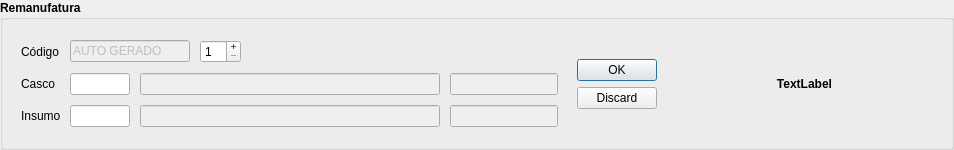
       <widget class="QGroupBox" name="horizontalGroupBox">
        <property name="maximumSize">
         <size>
          <width>16777215</width>
          <height>150</height>
         </size>
        </property>
        <property name="font">
         <font>
          <family>MS Shell Dlg 2</family>
          <pointsize>9</pointsize>
          <weight>75</weight>
          <bold>true</bold>
         </font>
        </property>
        <property name="title">
         <string>Remanufatura</string>
        </property>
        <property name="flat">
         <bool>false</bool>
        </property>
        <layout class="QHBoxLayout" name="horizontalLayout">
         <property name="spacing">
          <number>10</number>
         </property>
         <property name="leftMargin">
          <number>9</number>
         </property>
         <property name="rightMargin">
          <number>9</number>
         </property>
         <item>
          <widget class="QFrame" name="frameFormLayout_remanufatura">
           <property name="maximumSize">
            <size>
             <width>16777215</width>
             <height>16777215</height>
            </size>
           </property>
           <property name="font">
            <font>
             <family>MS Shell Dlg 2</family>
             <pointsize>9</pointsize>
             <weight>50</weight>
             <bold>false</bold>
            </font>
           </property>
           <layout class="QFormLayout" name="formLayout_5">
            <property name="labelAlignment">
             <set>Qt::AlignLeading|Qt::AlignLeft|Qt::AlignVCenter</set>
            </property>
            <property name="formAlignment">
             <set>Qt::AlignLeading|Qt::AlignLeft|Qt::AlignTop</set>
            </property>
            <property name="horizontalSpacing">
             <number>9</number>
            </property>
            <property name="verticalSpacing">
             <number>10</number>
            </property>
            <item row="0" column="0">
             <widget class="QLabel" name="label_codigo">
              <property name="text">
               <string>Código</string>
              </property>
             </widget>
            </item>
            <item row="0" column="1">
             <widget class="QFrame" name="horizontalFrame_4">
              <layout class="QHBoxLayout" name="horizontalLayout_2">
               <property name="spacing">
                <number>10</number>
               </property>
               <property name="sizeConstraint">
                <enum>QLayout::SetDefaultConstraint</enum>
               </property>
               <property name="leftMargin">
                <number>0</number>
               </property>
               <property name="topMargin">
                <number>0</number>
               </property>
               <property name="rightMargin">
                <number>0</number>
               </property>
               <property name="bottomMargin">
                <number>0</number>
               </property>
               <item>
                <widget class="QLineEdit" name="lineEdit">
                 <property name="enabled">
                  <bool>false</bool>
                 </property>
                 <property name="maximumSize">
                  <size>
                   <width>120</width>
                   <height>16777215</height>
                  </size>
                 </property>
                 <property name="text">
                  <string>AUTO GERADO</string>
                 </property>
                 <property name="maxLength">
                  <number>15</number>
                 </property>
                </widget>
               </item>
               <item>
                <widget class="QSpinBox" name="spinBox_quantidade">
                 <property name="maximumSize">
                  <size>
                   <width>50</width>
                   <height>16777215</height>
                  </size>
                 </property>
                 <property name="wrapping">
                  <bool>false</bool>
                 </property>
                 <property name="frame">
                  <bool>true</bool>
                 </property>
                 <property name="readOnly">
                  <bool>false</bool>
                 </property>
                 <property name="buttonSymbols">
                  <enum>QAbstractSpinBox::PlusMinus</enum>
                 </property>
                 <property name="specialValueText">
                  <string/>
                 </property>
                 <property name="showGroupSeparator" stdset="0">
                  <bool>false</bool>
                 </property>
                 <property name="minimum">
                  <number>1</number>
                 </property>
                </widget>
               </item>
               <item>
                <spacer name="horizontalSpacer">
                 <property name="orientation">
                  <enum>Qt::Horizontal</enum>
                 </property>
                 <property name="sizeHint" stdset="0">
                  <size>
                   <width>40</width>
                   <height>20</height>
                  </size>
                 </property>
                </spacer>
               </item>
              </layout>
             </widget>
            </item>
            <item row="1" column="0">
             <widget class="QLabel" name="label_casco">
              <property name="text">
               <string>Casco</string>
              </property>
             </widget>
            </item>
            <item row="1" column="1">
             <layout class="QHBoxLayout" name="horizontalLayout_casco">
              <property name="spacing">
               <number>10</number>
              </property>
              <item>
               <widget class="QLineEdit" name="lineEdit_casco_id">
                <property name="minimumSize">
                 <size>
                  <width>60</width>
                  <height>0</height>
                 </size>
                </property>
                <property name="maximumSize">
                 <size>
                  <width>60</width>
                  <height>16777215</height>
                 </size>
                </property>
                <property name="inputMask">
                 <string/>
                </property>
               </widget>
              </item>
              <item>
               <widget class="QLineEdit" name="lineEdit_casco">
                <property name="enabled">
                 <bool>false</bool>
                </property>
                <property name="minimumSize">
                 <size>
                  <width>300</width>
                  <height>0</height>
                 </size>
                </property>
               </widget>
              </item>
              <item>
               <widget class="QLineEdit" name="lineEdit_marca_casco">
                <property name="enabled">
                 <bool>false</bool>
                </property>
               </widget>
              </item>
             </layout>
            </item>
            <item row="2" column="0">
             <widget class="QLabel" name="label_insumo">
              <property name="text">
               <string>Insumo</string>
              </property>
             </widget>
            </item>
            <item row="2" column="1">
             <layout class="QHBoxLayout" name="horizontalLayout_insumo">
              <property name="spacing">
               <number>10</number>
              </property>
              <item>
               <widget class="QLineEdit" name="lineEdit_insumo_id">
                <property name="minimumSize">
                 <size>
                  <width>60</width>
                  <height>0</height>
                 </size>
                </property>
                <property name="maximumSize">
                 <size>
                  <width>60</width>
                  <height>16777215</height>
                 </size>
                </property>
                <property name="inputMask">
                 <string/>
                </property>
               </widget>
              </item>
              <item>
               <widget class="QLineEdit" name="lineEdit_insumo">
                <property name="enabled">
                 <bool>false</bool>
                </property>
                <property name="minimumSize">
                 <size>
                  <width>300</width>
                  <height>0</height>
                 </size>
                </property>
               </widget>
              </item>
              <item>
               <widget class="QLineEdit" name="lineEdit_marca_insumo">
                <property name="enabled">
                 <bool>false</bool>
                </property>
                <property name="sizePolicy">
                 <sizepolicy hsizetype="Expanding" vsizetype="Fixed">
                  <horstretch>0</horstretch>
                  <verstretch>0</verstretch>
                 </sizepolicy>
                </property>
               </widget>
              </item>
             </layout>
            </item>
           </layout>
          </widget>
         </item>
         <item>
          <widget class="QDialogButtonBox" name="buttonBox_remanufatura">
           <property name="font">
            <font>
             <family>MS Shell Dlg 2</family>
             <pointsize>9</pointsize>
             <weight>50</weight>
             <bold>false</bold>
            </font>
           </property>
           <property name="orientation">
            <enum>Qt::Vertical</enum>
           </property>
           <property name="standardButtons">
            <set>QDialogButtonBox::Discard|QDialogButtonBox::Ok</set>
           </property>
           <property name="centerButtons">
            <bool>true</bool>
           </property>
          </widget>
         </item>
         <item>
          <widget class="QLabel" name="label_tinta">
           <property name="minimumSize">
            <size>
             <width>275</width>
             <height>0</height>
            </size>
           </property>
           <property name="sizeIncrement">
            <size>
             <width>256</width>
             <height>0</height>
            </size>
           </property>
           <property name="baseSize">
            <size>
             <width>0</width>
             <height>0</height>
            </size>
           </property>
           <property name="text">
            <string>TextLabel</string>
           </property>
           <property name="alignment">
            <set>Qt::AlignCenter</set>
           </property>
          </widget>
         </item>
        </layout>
       </widget>
